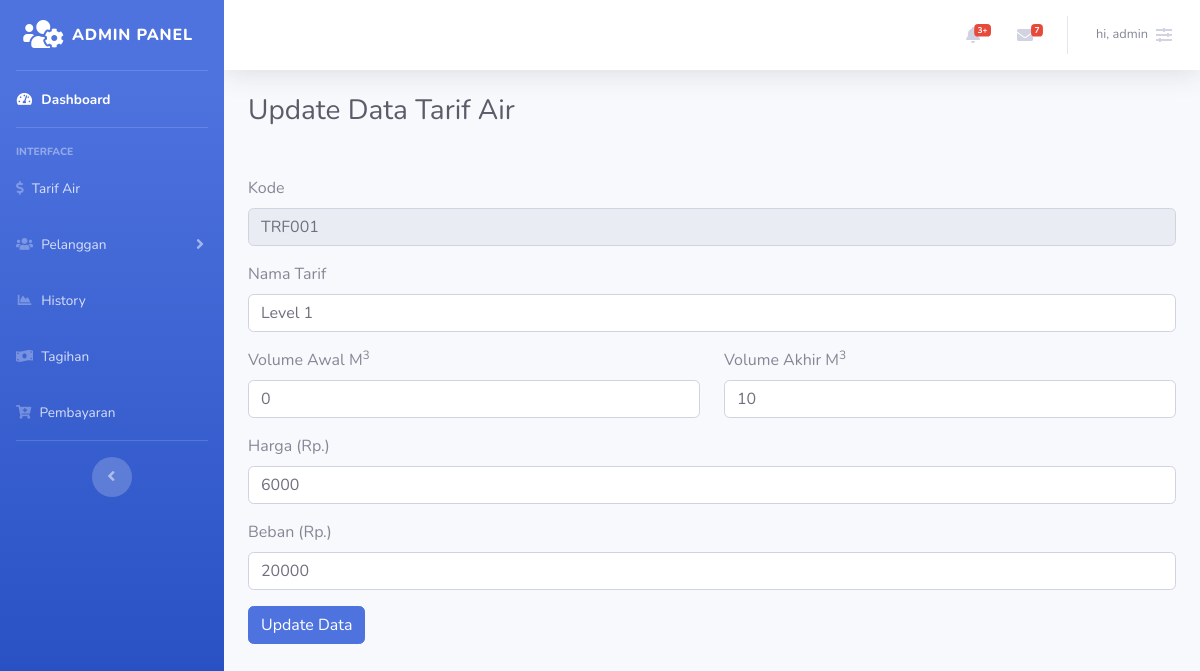
/admin/ubahAir.php?id=4 (signed in), run on the app's committed database.
### tables this page shows
CREATE TABLE `tarif_air` (
  `id` int(50) NOT NULL,
  `kode_air` varchar(191) NOT NULL,
  `nama_tarif` varchar(191) NOT NULL,
  `ukuran_awal` int(11) NOT NULL,
  `ukuran_akhir` varchar(50) NOT NULL,
  `harga` bigint(50) NOT NULL,
  `beban` int(20) NOT NULL
);

### admin/ubahAir.php (the view, shortened to what this page needs)
<?php
    include "../controller/koneksi.php";
    $id = $_GET['id'];
    $data = mysqli_query($koneksi, "SELECT * FROM tarif_air WHERE id ='$id'");
    while($air = mysqli_fetch_array($data)){
?>
<!DOCTYPE html>
<html lang="en">
<head>
  <link href="../assets/fonts/font-awesome-4.7.0/css/all.min.css" rel="stylesheet" type="text/css">
  <link href="../assets/library/sb-admin-2.min.css" rel="stylesheet">
  <link href="../assets/library/datatables/dataTables.bootstrap4.min.css" rel="stylesheet">
</head>
<body id="page-top">
  <div id="wrapper">
    <ul class="navbar-nav bg-gradient-primary sidebar sidebar-dark accordion" id="accordionSidebar">
      <a class="sidebar-brand d-flex align-items-center justify-content-center" href="index.html">
        <div class="sidebar-brand-icon">
          <i class="fas fa-users-cog"></i>
        </div>
        <div class="sidebar-brand-text mx-2">Admin Panel</div>
      </a>
      <hr class="sidebar-divider my-0">
      <li class="nav-item active">
        <a class="nav-link" href="adminpanel.php">
          <i class="fas fa-fw fa-tachometer-alt"></i>
          <span>Dashboard</span></a>
      </li>
      <hr class="sidebar-divider">
      <div class="sidebar-heading">
        Interface
      </div>
      <li class="nav-item">
        <a class="nav-link collapsed" href="tarifAir.php">
        <i class="fas fa-dollar-sign"></i>
          <span>Tarif Air</span>
        </a>
      </li>
      <li class="nav-item">
        <a class="nav-link collapsed" href="#" data-toggle="collapse" data-target="#collapseUtilities" aria-expanded="true" aria-controls="collapseUtilities">
        <i class="fas fa-users"></i>
          <span>Pelanggan</span>
        </a>
      </li>
      <li class="nav-item">
        <a class="nav-link" href="history/history.php">
          <i class="fas fa-fw fa-chart-area"></i>
          <span>History</span></a>
      </li>
      <li class="nav-item">
        <a class="nav-link" href="tagihan/tagihan.php">
        <i class="fas fa-money-bill-wave"></i>
          <span>Tagihan</span></a>
      </li>
      <li class="nav-item">
        <a class="nav-link" href="pembayaran/pembayaran.php">
        <i class="fas fa-cart-plus"></i>
          <span>Pembayaran</span></a>
      </li>
      <hr class="sidebar-divider d-none d-md-block">
      <div class="text-center d-none d-md-inline">
        <button class="rounded-circle border-0" id="sidebarToggle"></button>
      </div>
    </ul>
    <div id="content-wrapper" class="d-flex flex-column">
      <div id="content">
        <nav class="navbar navbar-expand navbar-light bg-white topbar mb-4 static-top shadow">
          <ul class="navbar-nav ml-auto">
            <li class="nav-item dropdown no-arrow mx-1">
              <a class="nav-link dropdown-toggle" href="#" id="alertsDropdown" role="button" data-toggle="dropdown" aria-haspopup="true" aria-expanded="false">
                <i class="fas fa-bell fa-fw"></i>
                <span class="badge badge-danger badge-counter">3+</span>
              </a>
            </li>
            <li class="nav-item dropdown no-arrow mx-1">
              <a class="nav-link dropdown-toggle" href="#" id="messagesDropdown" role="button" data-toggle="dropdown" aria-haspopup="true" aria-expanded="false">
                <i class="fas fa-envelope fa-fw"></i>
                <span class="badge badge-danger badge-counter">7</span>
              </a>
            </li>
            <li class="nav-item dropdown no-arrow">
              <a class="nav-link dropdown-toggle" href="#" id="userDropdown" role="button" data-toggle="dropdown" aria-haspopup="true" aria-expanded="false">
                <span class="mr-2 d-none d-lg-inline text-gray-600 small">hi, <?php echo $_SESSION['nama'];  ?></span>
                <i class="fas fa-sliders-h"></i>
              </a>
            </li>
          </ul>
        </nav>
        <div class="container-fluid">
        <div class="d-sm-flex align-items-center justify-content-between mb-4">
            <h1 class="h3 mb-0 text-gray-800">Update Data Tarif Air</h1>
        </div>
        </div>
        <br>
        <div class="container">
        <form action="updateAir.php" method="post">
            <div class="form">
            <div class="form-group">
                <label>Kode</label>
                <input type="text" class="form-control" name="kode_air" id="kode_air" placeholder="kode_air" value="<?= $air["kode_air"]; ?>" readonly>
            </div>
            <div class="form-group">
                <label>Nama Tarif</label>
                <input type="text" class="form-control" name="nama_tarif" id="nama_tarif" placeholder="Nama Tarif" value="<?= $air["nama_tarif"]; ?>"  required>
            </div>
            <div class="row">
            <div class="form-group col-md-6">
                <label>Volume Awal M<sup>3</sup></label>
                <input type="text" class="form-control" name="ukuran_awal" id="ukuran_awal" placeholder="Ukuran Awal" value="<?= $air["ukuran_awal"]; ?>"  required>
            </div>
            <div class="form-group col-md-6">
                <label>Volume Akhir M<sup>3</sup></label>
                <input type="text" class="form-control" name="ukuran_akhir" id="ukuran_akhir" placeholder="Ukuran Akhir" value="<?= $air["ukuran_akhir"]; ?>" >
            </div>
            </div>
            <div class="form-group">
                <label>Harga (Rp.)</label>
                <input type="number" class="form-control" name="harga" id="harga" placeholder="Harga" value="<?= $air["harga"]; ?>"  required>
            </div>
            <div class="form-group">
                <label>Beban (Rp.)</label>
                <input type="number" class="form-control" name="beban" id="beban" placeholder="Beban" value="<?= $air["beban"]; ?>"  required>
            </div>
            <input type="submit" name="submit" class="btn btn-primary" value="Update Data">
        </form>
    <?php } ?>
        </div>
      </div>
    </div>
  </div>
</body>
</html>

### data on the page
tarif_air: kode_air "TRF001", nama_tarif "Level 1", ukuran_awal "0", ukuran_akhir "10", harga "6000", beban "20000"
